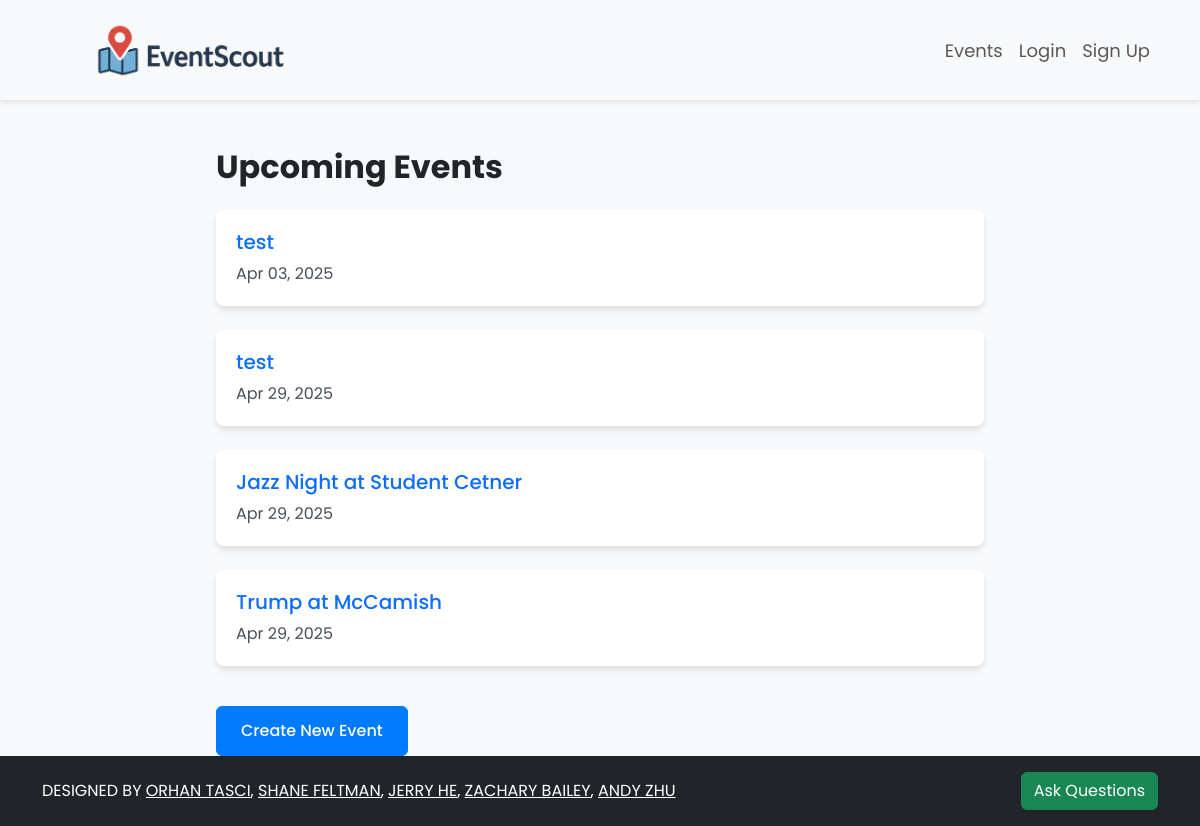
Screenshot of /events/ with the database file from the repository.
### createEvents/models.py (models this page shows, shortened)
class Event(models.Model):
    title = models.CharField(max_length=200)
    description = models.TextField()
    location = models.CharField(max_length=255)
    latitude = models.DecimalField(
        max_digits=9,
        decimal_places=6,
        null=True,
        blank=True
    )
    longitude = models.DecimalField(
        max_digits=9,
        decimal_places=6,
        null=True,
        blank=True
    )
    start_time = models.DateTimeField()
    end_time = models.DateTimeField()
    organizer = models.CharField(max_length=255)
    org_email = models.EmailField(max_length=255, default="a@a.com")
    created_at = models.DateTimeField(auto_now_add=True)

### createEvents/views.py (the view)
# urls.py: path('', views.event_list, name='event_list'),
def event_list(request):
    events = Event.objects.all().order_by('-created_at')
    return render(request, 'createEvents/event_list.html', {'events': events})

### createEvents/templates/createEvents/event_list.html (shortened to what this page needs)
{% extends 'base.html' %}
{% load static %}
{% block head %}
    <link rel="stylesheet" href="{% static 'css/styles.css' %}">
{% endblock %}
{% block content %}
    <div class="events-container" style="height:70vh;">
        <h1 class="fs-2 fw-bold text-dark mb-4">Upcoming Events</h1>
        {% if events %}
            {% for event in events %}
                <div class="event-card card">
                    <div class="card-body">
                        <h2 class="card-title">
                            <a href="{% url 'events.event_detail' event.id %}" class="text-primary text-decoration-none">{{ event.title }}</a>
                        </h2>
                        <p class="card-text mb-0">{{ event.start_time|date:"M d, Y" }}</p>
                    </div>
                </div>
            {% endfor %}
        {% else %}
            <p class="text-muted">No upcoming events.</p>
        {% endif %}
        <a href="{% url 'events.create_event' %}" class="btn btn-primary d-inline-block mt-3">Create New Event</a>
    </div>
{% endblock %}

### eventscout/static/css/styles.css (style rules this page uses)
body { margin: 0; font-family: 'Poppins', sans-serif; background-color: #f8f9fa; }

### createEvents/templates/createEvents/event_list.html (style rules this page uses)
body { font-family: 'Poppins', sans-serif; background-color: #f8f9fa; }
.events-container { max-width: 800px; margin: 3rem auto; padding: 0 1rem; }
.event-card { border: none; border-radius: 0.5rem; box-shadow: 0 4px 6px rgba(0, 0, 0, 0.1); margin-bottom: 1.5rem; transition: transform 0.2s ease, box-shadow 0.2s ease; }
.event-card .card-body { padding: 1.25rem; }
.event-card .card-title { margin-bottom: 0.5rem; font-size: 1.25rem; }
.event-card .card-text { color: #495057; font-size: 1rem; }
.btn-primary { background-color: #007bff; border-color: #007bff; padding: 0.75rem 1.5rem; font-weight: 500; transition: all 0.2s ease; }

### rows the page displays
Event: title "test", start_time "Apr 03, 2025"
Event: title "test", start_time "Apr 29, 2025"
Event: title "Jazz Night at Student Cetner", start_time "Apr 29, 2025"
Event: title "Trump at McCamish", start_time "Apr 29, 2025"
